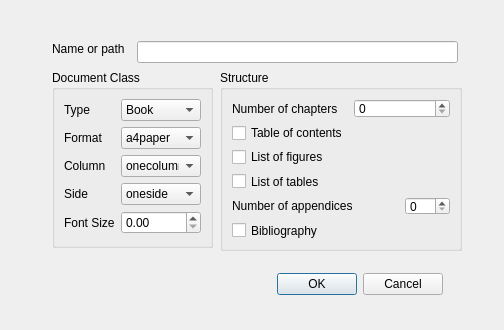
<?xml version="1.0" encoding="UTF-8"?>
<ui version="4.0">
 <class>MainDialog</class>
 <widget class="QDialog" name="MainDialog">
  <property name="geometry">
   <rect>
    <x>0</x>
    <y>0</y>
    <width>504</width>
    <height>330</height>
   </rect>
  </property>
  <property name="windowTitle">
   <string>New File</string>
  </property>
  <widget class="QLabel" name="label">
   <property name="geometry">
    <rect>
     <x>52</x>
     <y>41</y>
     <width>78</width>
     <height>16</height>
    </rect>
   </property>
   <property name="text">
    <string>Name or path</string>
   </property>
  </widget>
  <widget class="QLineEdit" name="lineEdit">
   <property name="geometry">
    <rect>
     <x>137</x>
     <y>41</y>
     <width>321</width>
     <height>22</height>
    </rect>
   </property>
   <property name="text">
    <string/>
   </property>
  </widget>
  <widget class="QGroupBox" name="groupBox">
   <property name="geometry">
    <rect>
     <x>52</x>
     <y>70</y>
     <width>161</width>
     <height>178</height>
    </rect>
   </property>
   <property name="title">
    <string>Document Class</string>
   </property>
   <property name="flat">
    <bool>false</bool>
   </property>
   <layout class="QFormLayout" name="formLayout">
    <item row="1" column="0">
     <widget class="QLabel" name="label_2">
      <property name="text">
       <string>Format</string>
      </property>
     </widget>
    </item>
    <item row="1" column="1">
     <widget class="QComboBox" name="comboBox">
      <item>
       <property name="text">
        <string>a4paper</string>
       </property>
      </item>
     </widget>
    </item>
    <item row="2" column="0">
     <widget class="QLabel" name="label_3">
      <property name="text">
       <string>Column</string>
      </property>
     </widget>
    </item>
    <item row="2" column="1">
     <widget class="QComboBox" name="comboBox_2">
      <item>
       <property name="text">
        <string>onecolumn</string>
       </property>
      </item>
     </widget>
    </item>
    <item row="3" column="0">
     <widget class="QLabel" name="label_4">
      <property name="text">
       <string>Side</string>
      </property>
     </widget>
    </item>
    <item row="3" column="1">
     <widget class="QComboBox" name="comboBox_3">
      <item>
       <property name="text">
        <string>oneside</string>
       </property>
      </item>
      <item>
       <property name="text">
        <string>twoside</string>
       </property>
      </item>
     </widget>
    </item>
    <item row="4" column="0">
     <widget class="QLabel" name="label_5">
      <property name="text">
       <string>Font Size</string>
      </property>
     </widget>
    </item>
    <item row="0" column="0">
     <widget class="QLabel" name="label_6">
      <property name="text">
       <string>Type</string>
      </property>
     </widget>
    </item>
    <item row="0" column="1">
     <widget class="QComboBox" name="comboBox_5">
      <item>
       <property name="text">
        <string>Book</string>
       </property>
      </item>
      <item>
       <property name="text">
        <string>Report</string>
       </property>
      </item>
     </widget>
    </item>
    <item row="4" column="1">
     <widget class="QDoubleSpinBox" name="doubleSpinBox"/>
    </item>
   </layout>
  </widget>
  <widget class="QGroupBox" name="groupBox_2">
   <property name="geometry">
    <rect>
     <x>220</x>
     <y>70</y>
     <width>242</width>
     <height>181</height>
    </rect>
   </property>
   <property name="title">
    <string>Structure</string>
   </property>
   <layout class="QGridLayout" name="gridLayout">
    <item row="3" column="0">
     <widget class="QCheckBox" name="checkBox_3">
      <property name="text">
       <string>List of tables</string>
      </property>
     </widget>
    </item>
    <item row="2" column="0">
     <widget class="QCheckBox" name="checkBox_2">
      <property name="text">
       <string>List of figures</string>
      </property>
     </widget>
    </item>
    <item row="0" column="0">
     <widget class="QLabel" name="label_7">
      <property name="text">
       <string>Number of chapters</string>
      </property>
     </widget>
    </item>
    <item row="0" column="1" colspan="2">
     <widget class="QSpinBox" name="spinBox"/>
    </item>
    <item row="1" column="0">
     <widget class="QCheckBox" name="checkBox">
      <property name="text">
       <string>Table of contents</string>
      </property>
     </widget>
    </item>
    <item row="5" column="0" colspan="2">
     <widget class="QLabel" name="label_11">
      <property name="text">
       <string>Number of appendices</string>
      </property>
     </widget>
    </item>
    <item row="5" column="2">
     <widget class="QSpinBox" name="spinBox_2"/>
    </item>
    <item row="6" column="0">
     <widget class="QCheckBox" name="checkBox_4">
      <property name="text">
       <string>Bibliography</string>
      </property>
     </widget>
    </item>
   </layout>
  </widget>
  <widget class="QDialogButtonBox" name="buttonBox">
   <property name="geometry">
    <rect>
     <x>250</x>
     <y>270</y>
     <width>193</width>
     <height>28</height>
    </rect>
   </property>
   <property name="standardButtons">
    <set>QDialogButtonBox::Cancel|QDialogButtonBox::Ok</set>
   </property>
  </widget>
 </widget>
 <resources/>
 <connections/>
</ui>
